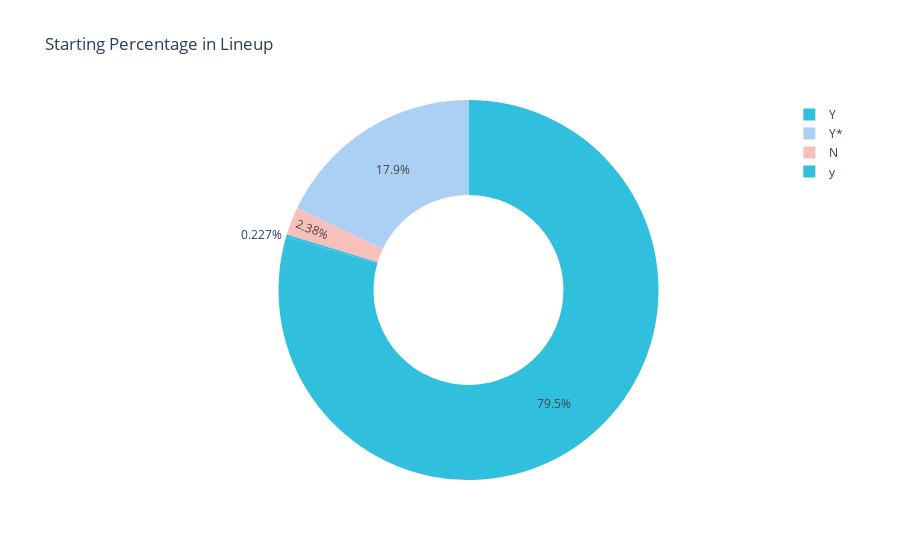

The cell this chart's notebook holds for it:
### Code cell
#agrupamos
start= df.groupby('Start')['Goal'].sum().reset_index()

#Y = yes, N = No, Y* = yes y capitán
#graficamos
fig= px.pie(start, values='Goal',names='Start', title='Starting Percentage in Lineup',
            color=['Y','Y*','N','y'],
            color_discrete_map= {'Y':'#F7C0BB',
                                 'N': '#ACD0F4',
                                 'Y*': '#30BFDD',
                                 'y': '#30BFDD'},
            hole=0.5)
fig.show()

### Figure 1 — Plotly figure (JSON) as saved in the notebook; plotly's stock layout.template omitted (floating-point values rounded to 4 significant figures)
{"data": [{"customdata": [["Y"], ["Y*"], ["N"], ["y"]], "domain": {"x": [0, 1], "y": [0, 1]}, "hole": 0.5, "hovertemplate": "Start=%{label}<br>Goal=%{value}<br>color=%{customdata[0]}<extra></extra>", "labels": ["N", "Y", "Y*", "y"], "legendgroup": "", "marker": {"colors": ["#F7C0BB", "#30BFDD", "#ACD0F4", "#30BFDD"]}, "name": "", "showlegend": true, "type": "pie", "values": [21, 702, 158, 2]}], "layout": {"legend": {"tracegroupgap": 0}, "title": {"text": "Starting Percentage in Lineup"}}}
